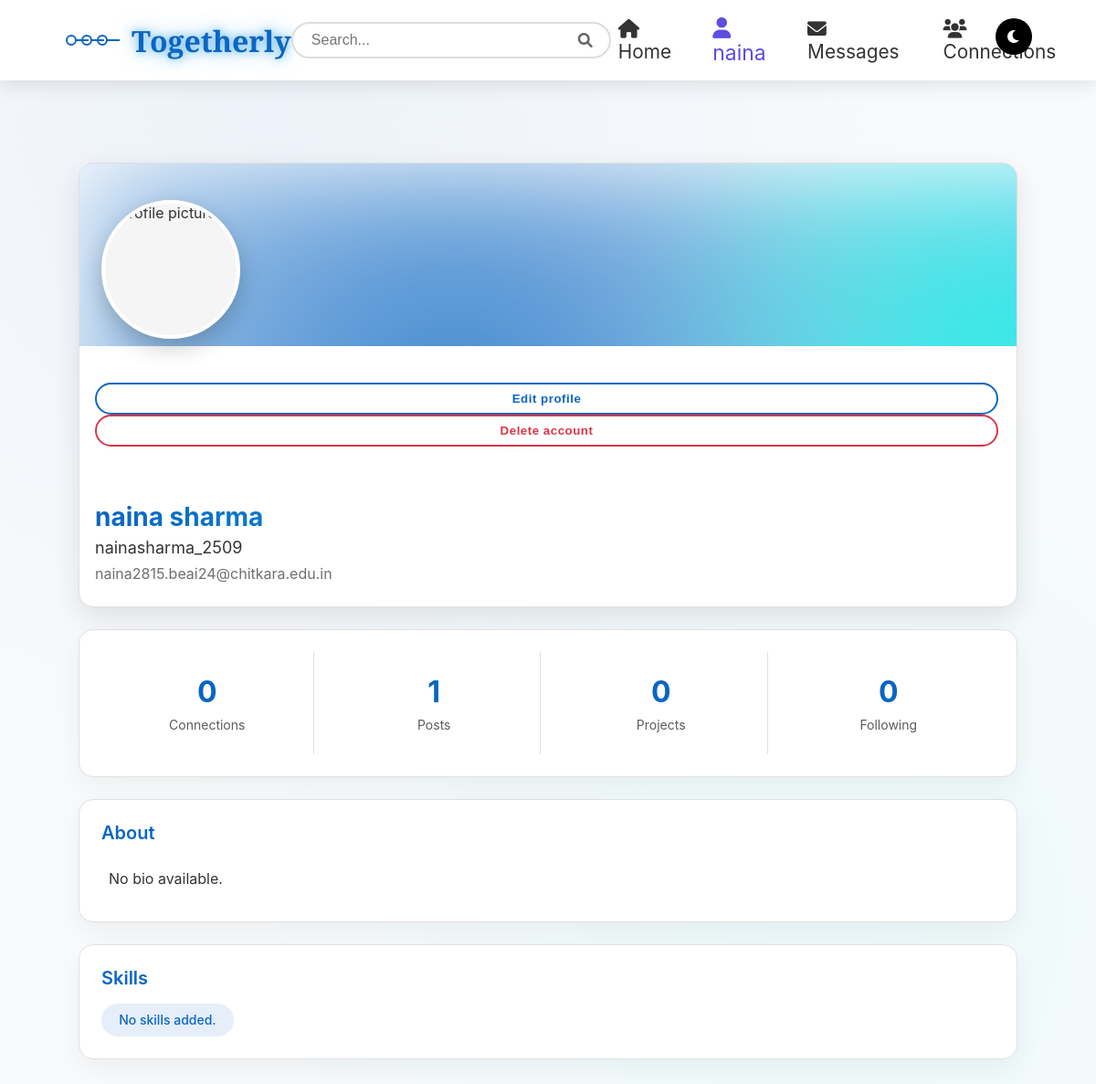
The app's page /user_profile/ (signed in) with its own data.
### users/models.py (models this page shows)
class User(AbstractUser):
    email = models.EmailField(unique=True)

class UserProfile(models.Model):
    user = models.OneToOneField(User, on_delete=models.CASCADE)
    name = models.CharField(max_length=200, blank=True, null=True)
    username = models.CharField(max_length=100, blank=True, null=True)
    email = models.EmailField(blank=True, null=True)
    bio = models.CharField(max_length=500, blank=True, null=True)
    skills = models.CharField(max_length=500, blank=True, null=True)

### users/views.py (the view)
# urls.py: path('user_profile/', views.profile, name='profile'),
@login_required
def profile(request):
    user_profile, created = UserProfile.objects.get_or_create(
        user=request.user,
        defaults={
            'name': f"{request.user.first_name} {request.user.last_name}".strip(),
            'username': request.user.username,
            'email': request.user.email,
        }
    )
    post_count = Post.objects.filter(user=request.user).count()
    skills = [s.strip() for s in user_profile.skills.split(',')] if user_profile.skills else []
    return render(request, 'users/userprofile.html', {
        'user': request.user,
        'user_profile': user_profile,
        'skills': skills,
        'post_count': post_count,  # Add post count to context
    })

### users/templates/users/userprofile.html (shortened to what this page needs)
{% load static %}
<!DOCTYPE html>
<html lang="en">
<head>
    <link rel="stylesheet" href="{% static 'users/userprofile.css' %}">
    <link rel="stylesheet" href="https://cdnjs.cloudflare.com/ajax/libs/font-awesome/6.0.0-beta3/css/all.min.css">
</head>
<body>
    <div class="navbar">
        <div class="logo">
            <div class="logo-icon">
                <div class="logo-circle"></div>
                <div class="logo-circle"></div>
                <div class="logo-circle"></div>
            </div>
            <span class="logo-text">Togetherly</span>
        </div>
        <div class="search-container">
            <div class="search-box">
                <input type="text" class="search-input" placeholder="Search...">
                <button class="search-btn" style="position: absolute; top: 0rem;">
                    <i class="fas fa-search"></i>
                </button>
            </div>
        </div>
        <div class="nav-links">
            {% if user.is_authenticated %}
                <div class="nav-item">
                    <a href="{% url 'home' %}"><i class="fas fa-home"></i> Home</a>
                </div>
                <div class="nav-item">
                    <a href="{% url 'profile' %}" style="color: rgb(94, 77, 224); transform: scale(1.1);"><i class="fas fa-user"></i> {{ user.first_name|default:user.username }} </a>
                </div>
                <div class="nav-item">
                    <a href="{% url 'messaging' %}"><i class="fas fa-envelope"></i> Messages</a>
                </div>
                <div class="nav-item">
                    <a href="{% url 'connections' %}"><i class="fas fa-users"></i> Connections</a>
                </div>
                <div class="nav-item">
                </div>
            {% endif %}
            <div class="nav-item">
                <button class="theme-toggle" id="themeToggle">
                    <i class="fas fa-moon"></i>
                </button>
            </div>
        </div>
    </div>
    <div class="container">
        <div class="profile-card">
            <div class="profile-background"><div class="aurora"></div></div>
            <div class="profile-info">
                <div class="profile-picture-container">
                    <div class="profile-picture">
                        <img id="profileImage" src="https://static.vecteezy.com/system/resources/previews/005/544/718/non_2x/profile-icon-design-free-vector.jpg" alt="Profile picture">
                    </div>
                </div>
                <div class="profile-actions">
                    <button class="btn" id="editProfile">Edit profile</button>
                    <form method="post" action="{% url 'delete_account' %}">
                        <button class="btn btn-danger" type="submit" onclick="return confirm('Are you sure you want to delete your account? This cannot be undone.')">Delete account</button>
                    </form>
                </div>
                <div class="profile-details">
                    <h1 class="profile-name">{{ user_profile.name|default:user.get_full_name|default:user.username }}</h1>
                    <div class="profile-headline">{{ user_profile.username|default:user.username }}</div>
                    <div class="profile-location">{{ user_profile.email|default:user.email }}</div>
                </div>
            </div>
        </div>
        <div class="stats-section">
            <div class="stat-card">
                <div class="stat-number">0</div>
                <div class="stat-label">Connections</div>
            </div>
            <div class="stat-card">
                <div class="stat-number">{{ post_count }}</div>
                <div class="stat-label">Posts</div>
            </div>
            <div class="stat-card">
                <div class="stat-number">0</div>
                <div class="stat-label">Projects</div>
            </div>
            <div class="stat-card">
                <div class="stat-number">0</div>
                <div class="stat-label">Following</div>
            </div>
        </div>
        <div class="bio-section">
            <div class="bio-header">
                <h3>About</h3>
            </div>
            <div class="bio-content">
                {{ user_profile.bio|default:"No bio available." }}
            </div>
        </div>
        <div class="skills-section">
            <h3>Skills</h3>
            <div class="skills-container">
                {% if skills %}
                    {% for skill in skills %}
                        <span class="skill-tag">{{ skill }}</span>
                    {% endfor %}
                {% else %}
                    <span class="skill-tag">No skills added.</span>
                {% endif %}
            </div>
        </div>
    </div>
</body>
</html>

### records on screen
User: first_name "naina"
UserProfile: name "naina sharma", username "nainasharma_2509", email "naina2815.beai24@chitkara.edu.in", bio "No bio available."

### other values on screen
{{ post_count }} "1"
